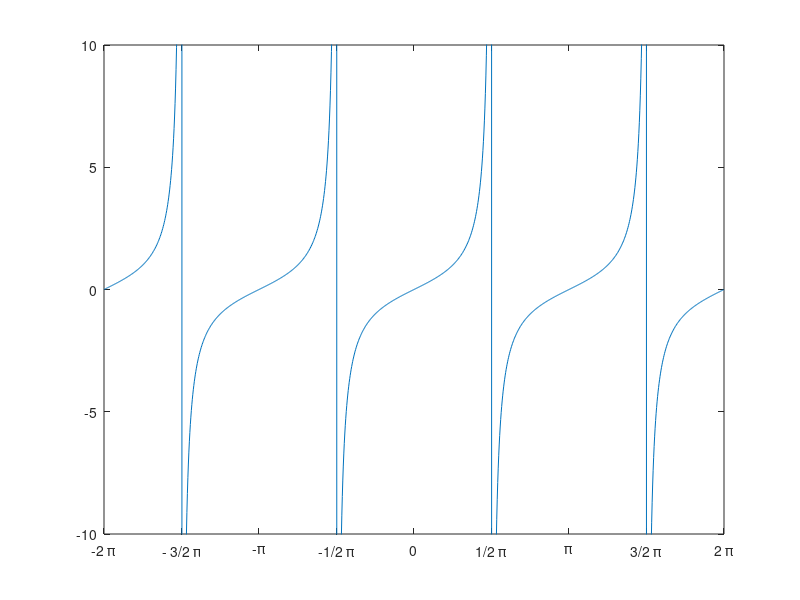

Recreate this plot in MATLAB.
x = -2*pi:0.01:2*pi;
y = tan(x);

plot(x,y)
ylim([-10 10]);
xlim([-2*pi  2*pi]);
set(gca, 'XTick', -2*pi:pi/2:2*pi)
set(gca, 'XTickLabel', {'-2 \pi', '- 3/2 \pi', '-\pi', '-1/2 \pi', '0', '1/2 \pi', '\pi', '3/2 \pi', '2 \pi'})